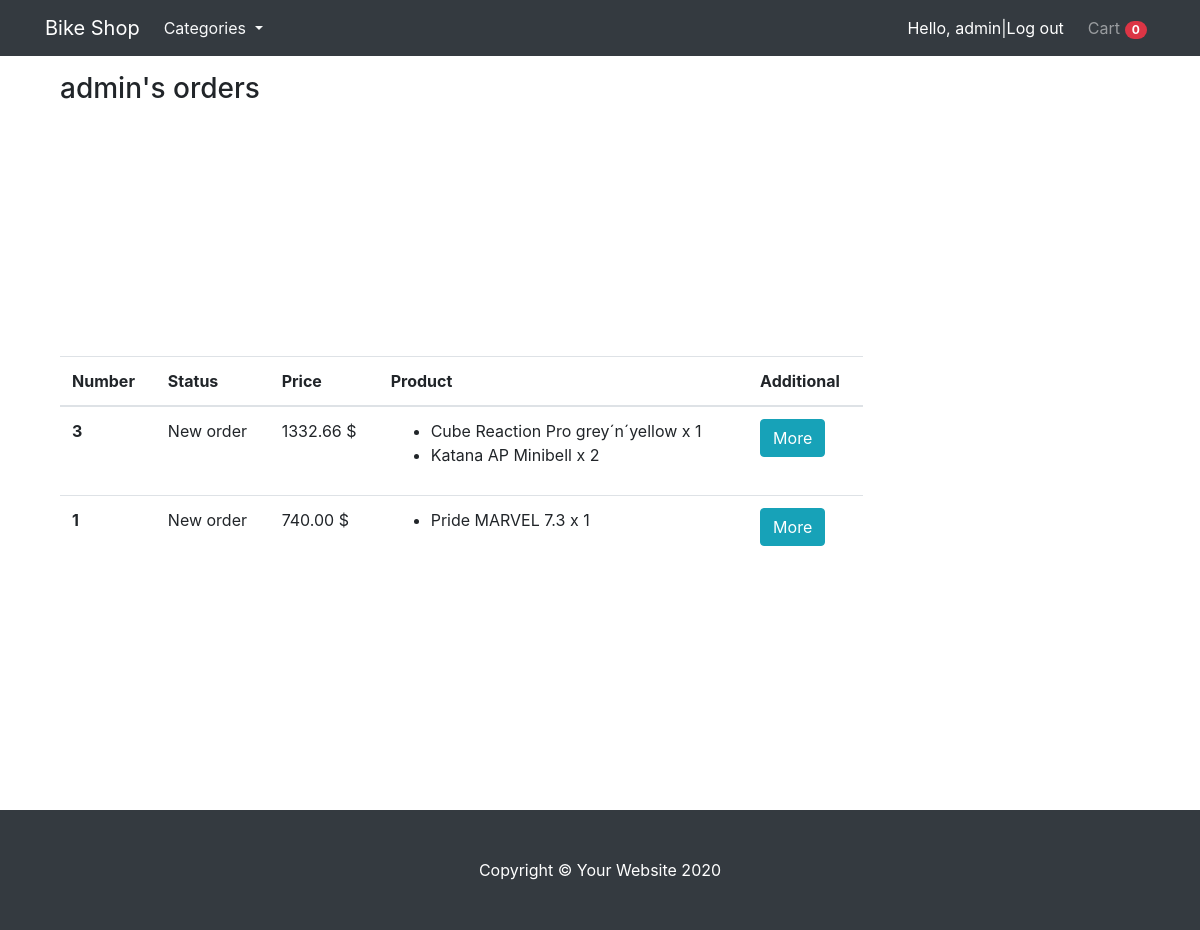
/profile/ (signed in), run on the app's committed database.
### mainapp/models.py (models this page shows, shortened)
class Cart(models.Model):
    owner = models.ForeignKey("Customer",null=True, on_delete=models.CASCADE)
    products = models.ManyToManyField("CartProduct", blank=True, related_name='related_cart')
    total_products = models.PositiveIntegerField(default=0)
    final_price = models.DecimalField(max_digits=9, decimal_places=2, default=0)
    in_order = models.BooleanField(default=False)
    for_anonymous_user = models.BooleanField(default=False)

class Order(models.Model):
    STATUS_NEW = 'new'
    STATUS_IN_PROGRESS = 'in_progress'
    STATUS_READY = 'is_ready'
    STATUS_COMPLETE = 'completed'
    BUYING_TYPE_SELF = 'self'
    BUYING_TYPE_DELIVERY = 'delivery'
    STATUS_CHOICES = (
        (STATUS_NEW, 'New order'),
        (STATUS_IN_PROGRESS, 'Order is processing'),
        (STATUS_READY, 'Osrder is ready'),
        (STATUS_COMPLETE, 'Order completed')
    )
    BUYING_TYPE_CHOICES = (
        (BUYING_TYPE_SELF, 'Self pickup'),
        (BUYING_TYPE_DELIVERY, 'Delivery')
    )
    customer = models.ForeignKey(Customer, related_name='related_orders', on_delete=models.CASCADE)
    cart = models.ForeignKey(Cart, on_delete=models.CASCADE, null=True, blank=True)
    first_name = models.CharField(max_length=255)
    last_name = models.CharField(max_length=255)
    phone = models.CharField(max_length=20)
    address = models.CharField(max_length=1024, null=True, blank=True)
    status = models.CharField(max_length=100, choices=STATUS_CHOICES, default=STATUS_NEW)
    buying_type = models.CharField(max_length=100, choices=BUYING_TYPE_CHOICES, default=BUYING_TYPE_SELF)
    created_at = models.DateTimeField(auto_now=True)

class CartProduct(models.Model):
    user = models.ForeignKey("Customer", on_delete=models.CASCADE)
    cart = models.ForeignKey("Cart", on_delete=models.CASCADE, related_name='related_products')
    content_type = models.ForeignKey(ContentType, on_delete=models.CASCADE)
    object_id = models.PositiveIntegerField()
    content_object = GenericForeignKey('content_type', 'object_id')
    qty = models.PositiveIntegerField(default=1)
    final_price = models.DecimalField(max_digits=9, decimal_places=2, default=0)

class Product(models.Model):
    class Meta:
        abstract = True
    category  = models.ForeignKey("Category", verbose_name="Category", on_delete=models.CASCADE)
    title = models.CharField(max_length=50)
    slug = models.SlugField(unique = True)
    image = models.ImageField()
    description = models.TextField(null = True)
    price = models.DecimalField(max_digits=9, decimal_places=2)

class Bike(Product):
    bike_type = models.CharField(max_length=10)
    brand = models.CharField(max_length=25)
    size = models.CharField(max_length=2)
    frame = models.CharField(max_length=20)
    wheels = models.CharField(max_length=10)
    speeds = models.CharField(max_length=5)
    brakes = models.CharField(max_length=15)
    warranty = models.CharField(max_length=15)

class Accessory(Product):
    class Meta:
        verbose_name_plural = "Accessories"
    accessory_type = models.CharField(max_length=15)
    warranty = models.CharField(max_length=15)

### mainapp/views.py (the view)
# urls.py: path('profile/', ProfileView.as_view(), name='profile')
class ProfileView(CartMixin, View):
    def get(self, request, *args, **kwargs):
        customer = Customer.objects.get(user=request.user)
        orders = Order.objects.filter(customer=customer).order_by('-created_at')
        categories = Category.objects.all()
        context = {
            'orders' : orders,
            'cart' : self.cart,
            'categories' : categories
            }
        return render(request, 'profile.html', context)

### mainapp/mixins.py (called while the page is built)
    def dispatch(self, request, *args, **kwargs):
        if request.user.is_authenticated:
            customer = Customer.objects.filter(user=request.user).first()
            if not customer:
                customer = Customer.objects.create(
                    user=request.user
                )
            cart = Cart.objects.filter(owner=customer, in_order=False).first()
            if not cart:
                cart = Cart.objects.create(owner=customer)
        else:
            cart = Cart.objects.filter(for_anonymous_user=True).first()
            if not cart:
                cart = Cart.objects.create(for_anonymous_user=True)
        self.cart = cart
        return super().dispatch(request, *args, **kwargs)

### mainapp/models.py (called while the page is built)
    def __str__(self):
        return self.name

    def get_absolute_url(self):
        return reverse('category_detail', kwargs={'slug' : self.slug})

### mainapp/templates/profile.html (shortened to what this page needs)
{% extends 'base.html' %}
{% block content %}
<h3 class="mt-3 mb-3">{{ request.user.username }}'s orders</h3>
{% if not orders.count %}
<div class="col-md-15" style="margin-top: 300px; margin-bottom: 300px;">
    <h3>No orders yet. <a href="{% url 'base' %}">Start shopping</a></h3>
</div>
{% else %}
<div class="col-md-15" style="margin-top: 250px; margin-bottom: 250px;">
<table class="table">
    <head>
        <th scope="col">Number</th>
        <th scope="col">Status</th>
        <th scope="col">Price</th>
        <th scope="col">Product</th>
        <th scope="col">Additional</th>
    </head>
    <tbody>
        {% for order in orders %}
        <tr>
            <th scope="row">{{ order.id }}</th>
            <td scope="row">{{ order.get_status_display }}</td>
            <td scope="row">{{ order.cart.final_price }} $</td>
            <td scope="row">
                <ul>
                    {% for item in order.cart.products.all %}
                    <li>{{ item.content_object.title }} x {{ item.qty }}</li>
                    {% endfor %}
                </ul>
            </td>
            <td scope="row">
                <button class="btn btn-info" data-toggle="modal" data-target="#exampleModal-{{ order.id }}">More</button>
            </td>
        </tr>
        {% endfor %}
    </tbody>
</table>
</div>
{% endif %}
{% endblock content %}

### mainapp/templates/base.html (shortened to what this page needs)
<!DOCTYPE html>
<html lang="en">
<head>
  <link rel="stylesheet" href="https://maxcdn.bootstrapcdn.com/bootstrap/4.0.0/css/bootstrap.min.css"
>
</head>
<body style="padding-top: 56px">
  <nav class="navbar navbar-expand-lg navbar-dark bg-dark fixed-top">
    <div class="container">
      <a class="navbar-brand" href="{% url 'base' %}">Bike Shop</a>
      <div class="collapse navbar-collapse" id="navbarResponsive">
        <ul class="navbar-nav">
          <li class="nav-item dropdown">
            <a class="nav-link text-light dropdown-toggle" href="#" id="navbarDropdownMenuLink" role="button"
              data-toggle="dropdown" aria-haspopup="true" aria-expanded="false">
              Categories
            </a>
          </li>
        </ul>
        <ul class="navbar-nav ml-auto">
          <li class="nav-item">
            {% if request.user.is_authenticated %}
            <span class="navbar text text-light">
              <a href="{% url 'profile' %}" style="color: white; text-decoration: none;">Hello, {{ request.user.username }}</a> |
              <a href="{% url 'logout' %}" style="color: white; text-decoration: none;"> Log out</a>
            </span>
            {% endif %}
          </li>
          <li class="nav-item">
            <a class="nav-link" href="{% url 'cart' %}">Cart <span class="badge badge-pill badge-danger">
                {{cart.products.count }}
              </span></a>
          </li>
        </ul>
      </div>
    </div>
  </nav>
  <div class="container">
    <div class="col-lg-9">
      {% block content %}{% endblock content%}
    </div>
  </div>
  <footer class="py-5 bg-dark">
    <div class="container">
      <p class="m-0 text-center text-white">Copyright &copy; Your Website 2020</p>
    </div>
  </footer>
</body>
</html>

### data on the page
Cart: products.count "0"
Order: id "3", status "New order", cart.final_price "1332.66"
CartProduct: content_object "Cube Reaction Pro grey´n´yellow", qty "1"
CartProduct: content_object "Katana AP Minibell", qty "2"
Order: id "1", status "New order", cart.final_price "740.00"
CartProduct: content_object "Pride MARVEL 7.3", qty "1"

### other printed values
{{ request.user.username }} "admin"
